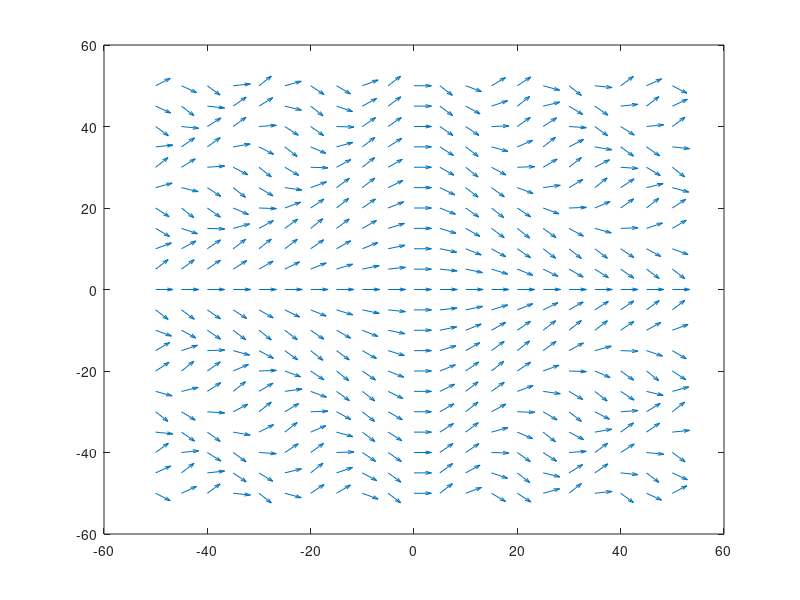

Reproduce this figure in MATLAB.
a = -50;
b = 50;
s = 5;

[x,y] = meshgrid(a:s:b);
dy = sin(x .* y);
norm = sqrt(dy.^2+1^2);
quiver(x, y, ones(size(x))./norm, dy./norm, 0.5)